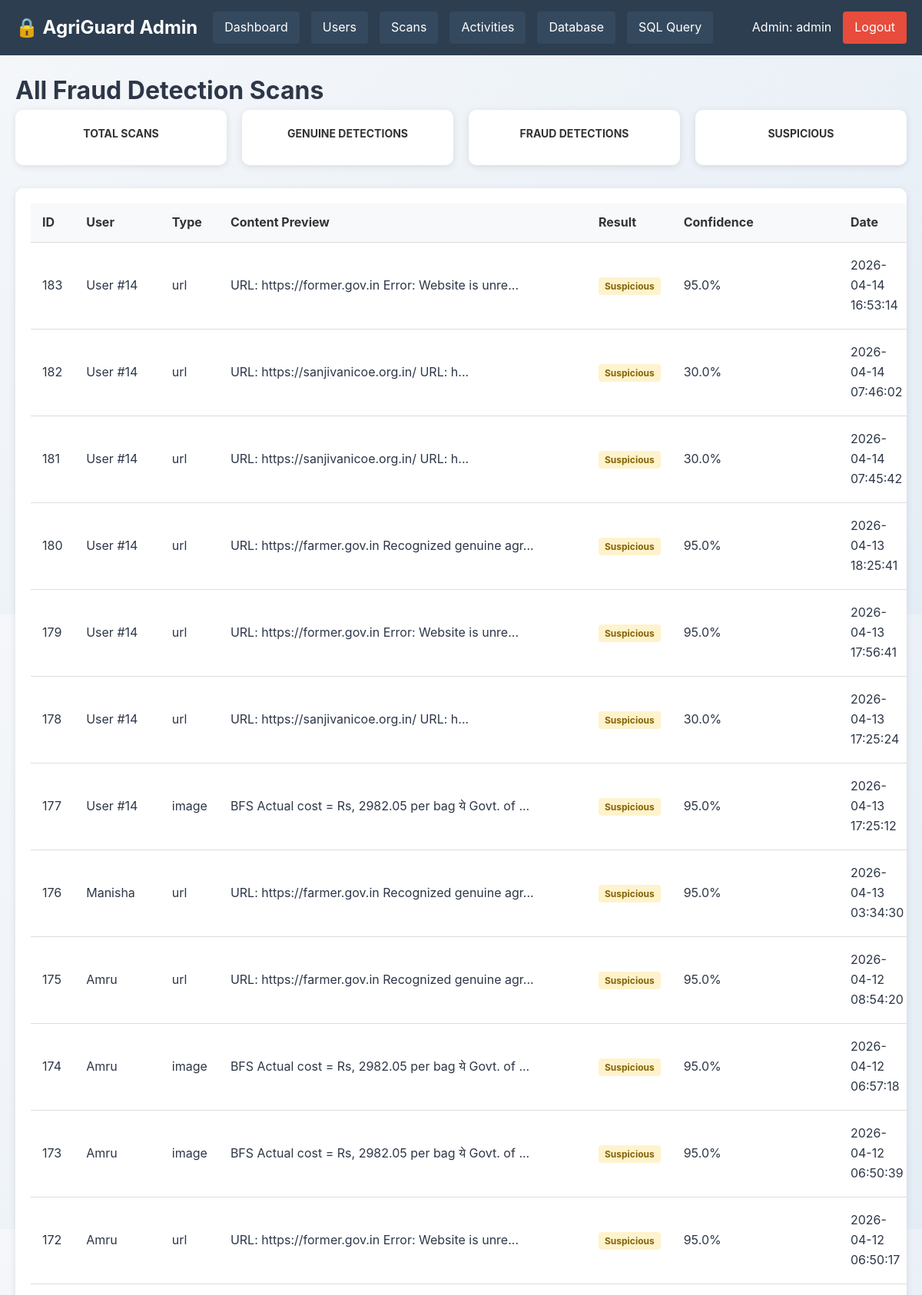
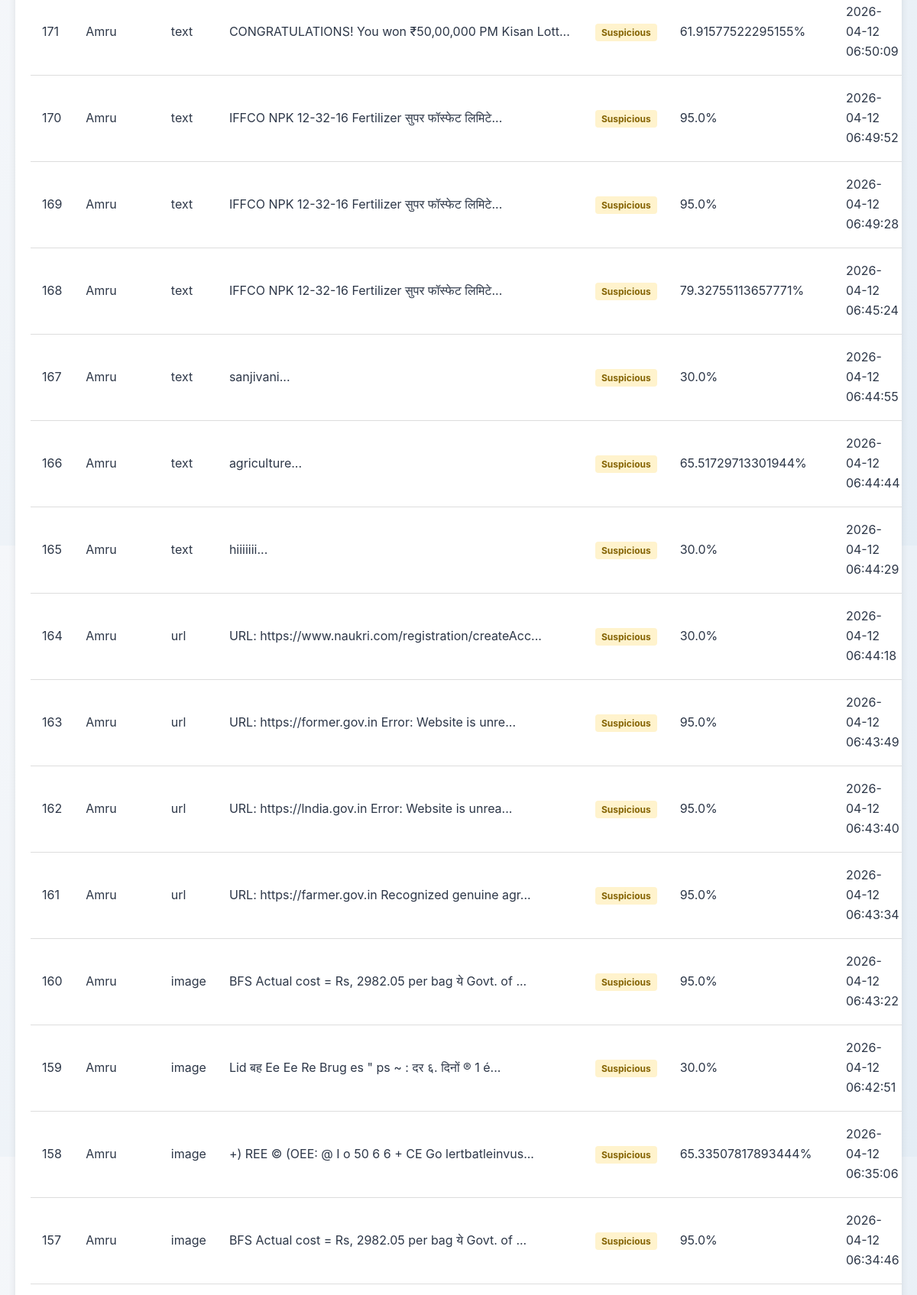
Screenshot of /admin/scans (signed in, upper part) with the database file from the repository (2 pictures, top to bottom).
### tables this page shows
CREATE TABLE scans (
                id INTEGER PRIMARY KEY AUTOINCREMENT,
                user_id INTEGER,
                content_type TEXT,
                content TEXT,
                result TEXT,
                confidence REAL,
                created_at TIMESTAMP DEFAULT CURRENT_TIMESTAMP, detection_method TEXT DEFAULT 'rule-based',
                FOREIGN KEY (user_id) REFERENCES users(id) ON DELETE CASCADE
            );

CREATE TABLE users(
                id INTEGER PRIMARY KEY AUTOINCREMENT,
                username TEXT UNIQUE NOT NULL,
                email TEXT UNIQUE NOT NULL,
                mobile TEXT UNIQUE NOT NULL,
                password TEXT NOT NULL,
                fullname TEXT,
                location TEXT,
                profile_pic TEXT,
                language TEXT DEFAULT 'en',
                email_notifications BOOLEAN DEFAULT 1,
                account_type TEXT DEFAULT 'standard',
                created_at TIMESTAMP DEFAULT CURRENT_TIMESTAMP,
                reset_token TEXT,
                reset_token_expiry DATETIME
            , role TEXT);

### app.py (the view)
@app.route("/admin/scans")
@admin_required
def admin_scans():
    import sqlite3
    conn = sqlite3.connect("users.db")
    conn.row_factory = sqlite3.Row
    c = conn.cursor()
    c.execute("""
        SELECT s.*, u.username, u.email
        FROM scans s
        LEFT JOIN users u ON s.user_id = u.id
        ORDER BY s.created_at DESC
    """)
    scans = []
    for row in c.fetchall():
        scans.append(dict(row))
    conn.close()
    return render_template("admin_scans.html", scans=scans, is_admin=True)

### app.py (called while the page is built)
def admin_required(f):
    @wraps(f)
    def decorated_function(*args, **kwargs):
        if 'user_id' not in session:
            flash("Please login first", "error")
            return redirect(url_for('login_selector'))
        user_role = session.get('role', 'farmer').lower()
        is_admin = user_role == 'admin'
        print(f"DEBUG: Checking admin access - role={user_role}, is_admin={is_admin}")
        print(f"DEBUG: Full session keys: {list(session.keys())}")
        if not is_admin:
            print(f"❌ Admin access denied for user {session.get('username')} with role {user_role}")
            flash(f"Admin access required! Your role is: {user_role}", "error")
            return render_template("admin_access.html")
        print(f"✅ Admin access granted for user {session.get('username')}")
        return f(*args, **kwargs)
    return decorated_function

@app.context_processor
def inject_user():
    is_admin = False
    if 'user_id' in session:
        user_role = session.get('role', 'farmer').lower()
        is_admin = (user_role == 'admin')
    return dict(
        current_user=session.get("username"),
        current_lang=session.get("lang", "en"),
        is_logged_in="user_id" in session,
        is_admin=is_admin,
        current_path=request.path,
        ml_available=ML_AVAILABLE
   )

### templates/admin_scans.html (shortened to what this page needs)
<!DOCTYPE html>
<html lang="en">
<head>
    <link rel="stylesheet" href="{{ url_for('static', filename='css/style.css') }}">
</head>
<body>
    {% include 'admin_navbar.html' %}
    <div class="admin-container">
        <h1>All Fraud Detection Scans</h1>
        <div class="stats-grid">
            <div class="stat-card">
                <h3>Total Scans</h3>
            </div>
            <div class="stat-card">
                <h3>Genuine Detections</h3>
            </div>
            <div class="stat-card">
                <h3>Fraud Detections</h3>
            </div>
            <div class="stat-card">
                <h3>Suspicious</h3>
            </div>
        </div>
        <div class="table-container">
            <table>
                <thead>
                    <tr>
                        <th>ID</th>
                        <th>User</th>
                        <th>Type</th>
                        <th>Content Preview</th>
                        <th>Result</th>
                        <th>Confidence</th>
                        <th>Date</th>
                    </tr>
                </thead>
                <tbody>
                    {% for scan in scans %}
                    <tr>
                        <td>{{ scan.id }}</td>
                        <td>{{ scan.username if scan.username else "User #" + scan.user_id|string }}</td>
                        <td>{{ scan.content_type }}</td>
                        <td>{{ scan.content[:50] }}...</td>
                        <td>
                            {% if 'Genuine' in scan.result or 'Safe' in scan.result %}
                                <span class="result-badge result-genuine">Genuine</span>
                            {% elif 'Fraud' in scan.result or 'Risk' in scan.result %}
                                <span class="result-badge result-fraud">Fraud</span>
                            {% else %}
                                <span class="result-badge result-suspicious">Suspicious</span>
                            {% endif %}
                        </td>
                        <td>{{ scan.confidence }}%</td>
                        <td>{{ scan.created_at }}</td>
                    </tr>
                    {% endfor %}
                </tbody>
            </table>
        </div>
    </div>
</body>
</html>

### static/style.css (style rules this page uses)
* { margin: 0; padding: 0; box-sizing: border-box; }
body { font-family: 'Inter', 'Segoe UI', system-ui, -apple-system, sans-serif; background: linear-gradient(135deg, #f5f7fa 0%, #e4edf5 100%); color: #2d3748; line-height: 1.6; min-height: 100vh; }

### templates/admin_scans.html (style rules this page uses)
.admin-container { padding: 20px; }
.stats-grid { display: grid; grid-template-columns: repeat(auto-fit, minmax(250px, 1fr)); gap: 20px; margin-bottom: 30px; }
.stat-card { background: white; border-radius: 10px; padding: 20px; box-shadow: 0 2px 10px rgba(0,0,0,0.1); text-align: center; }
.stat-card h3 { margin: 0; color: #333; font-size: 14px; text-transform: uppercase; }
.table-container { background: white; border-radius: 10px; padding: 20px; box-shadow: 0 2px 10px rgba(0,0,0,0.1); overflow-x: auto; }
table { width: 100%; border-collapse: collapse; }
th, td { padding: 12px 15px; text-align: left; border-bottom: 1px solid #ddd; }
th { background-color: #f8f9fa; font-weight: bold; color: #333; }
.result-badge { padding: 4px 8px; border-radius: 4px; font-size: 12px; font-weight: bold; }
.result-suspicious { background-color: #fff3cd; color: #856404; }

### rows the page displays
scans: id "183", user "User #14", content_type "url", content "URL: https://former.gov.in Error: Website is unre", result "Suspicious", confidence "95.0", created_at "2026-04-14 16:53:14"
scans: id "182", user "User #14", content_type "url", content "URL: https://sanjivanicoe.org.in/ URL: h", result "Suspicious", confidence "30.0", created_at "2026-04-14 07:46:02"
scans: id "181", user "User #14", content_type "url", content "URL: https://sanjivanicoe.org.in/ URL: h", result "Suspicious", confidence "30.0", created_at "2026-04-14 07:45:42"
scans: id "180", user "User #14", content_type "url", content "URL: https://farmer.gov.in Recognized genuine agr", result "Suspicious", confidence "95.0", created_at "2026-04-13 18:25:41"
scans: id "179", user "User #14", content_type "url", content "URL: https://former.gov.in Error: Website is unre", result "Suspicious", confidence "95.0", created_at "2026-04-13 17:56:41"
scans: id "178", user "User #14", content_type "url", content "URL: https://sanjivanicoe.org.in/ URL: h", result "Suspicious", confidence "30.0", created_at "2026-04-13 17:25:24"
scans: id "177", user "User #14", content_type "image", content "BFS Actual cost = Rs, 2982.05 per bag ये Govt. of", result "Suspicious", confidence "95.0", created_at "2026-04-13 17:25:12"
scans: id "176", username "Manisha", content_type "url", content "URL: https://farmer.gov.in Recognized genuine agr", result "Suspicious", confidence "95.0", created_at "2026-04-13 03:34:30"
scans: id "175", username "Amru", content_type "url", content "URL: https://farmer.gov.in Recognized genuine agr", result "Suspicious", confidence "95.0", created_at "2026-04-12 08:54:20"
scans: id "174", username "Amru", content_type "image", content "BFS Actual cost = Rs, 2982.05 per bag ये Govt. of", result "Suspicious", confidence "95.0", created_at "2026-04-12 06:57:18"
scans: id "173", username "Amru", content_type "image", content "BFS Actual cost = Rs, 2982.05 per bag ये Govt. of", result "Suspicious", confidence "95.0", created_at "2026-04-12 06:50:39"
scans: id "172", username "Amru", content_type "url", content "URL: https://former.gov.in Error: Website is unre", result "Suspicious", confidence "95.0", created_at "2026-04-12 06:50:17"
scans: id "171", username "Amru", content_type "text", content "CONGRATULATIONS! You won ₹50,00,000 PM Kisan Lott", result "Suspicious", confidence "61.91577522295155", created_at "2026-04-12 06:50:09"
scans: id "170", username "Amru", content_type "text", content "IFFCO NPK 12-32-16 Fertilizer सुपर फॉस्फेट लिमिटे", result "Suspicious", confidence "95.0", created_at "2026-04-12 06:49:52"
scans: id "169", username "Amru", content_type "text", content "IFFCO NPK 12-32-16 Fertilizer सुपर फॉस्फेट लिमिटे", result "Suspicious", confidence "95.0", created_at "2026-04-12 06:49:28"
scans: id "168", username "Amru", content_type "text", content "IFFCO NPK 12-32-16 Fertilizer सुपर फॉस्फेट लिमिटे", result "Suspicious", confidence "79.32755113657771", created_at "2026-04-12 06:45:24"
scans: id "167", username "Amru", content_type "text", content "sanjivani", shows "Suspicious", confidence "30.0", created_at "2026-04-12 06:44:55"
scans: id "166", username "Amru", content_type "text", content "agriculture", result "Suspicious", confidence "65.51729713301944", created_at "2026-04-12 06:44:44"
scans: id "165", username "Amru", content_type "text", content "hiiiiiii", shows "Suspicious", confidence "30.0", created_at "2026-04-12 06:44:29"
scans: id "164", username "Amru", content_type "url", content "URL: https://www.naukri.com/registration/createAcc", result "Suspicious", confidence "30.0", created_at "2026-04-12 06:44:18"
scans: id "163", username "Amru", content_type "url", content "URL: https://former.gov.in Error: Website is unre", result "Suspicious", confidence "95.0", created_at "2026-04-12 06:43:49"
scans: id "162", username "Amru", content_type "url", content "URL: https://lndia.gov.in Error: Website is unrea", result "Suspicious", confidence "95.0", created_at "2026-04-12 06:43:40"
scans: id "161", username "Amru", content_type "url", content "URL: https://farmer.gov.in Recognized genuine agr", result "Suspicious", confidence "95.0", created_at "2026-04-12 06:43:34"
scans: id "160", username "Amru", content_type "image", content "BFS Actual cost = Rs, 2982.05 per bag ये Govt. of", result "Suspicious", confidence "95.0", created_at "2026-04-12 06:43:22"
scans: id "159", username "Amru", content_type "image", content "Lid बह Ee Ee Re Brug es \" ps ~ : दर ६. दिनों ® 1 é", shows "Suspicious", confidence "30.0", created_at "2026-04-12 06:42:51"
scans: id "158", username "Amru", content_type "image", content "+) REE © (OEE: @ I o 50 6 6 + CE Go lertbatleinvus", result "Suspicious", confidence "65.33507817893444", created_at "2026-04-12 06:35:06"
scans: id "157", username "Amru", content_type "image", content "BFS Actual cost = Rs, 2982.05 per bag ये Govt. of", result "Suspicious", confidence "95.0", created_at "2026-04-12 06:34:46"

### other values shown
{{ session.username }} "admin"
